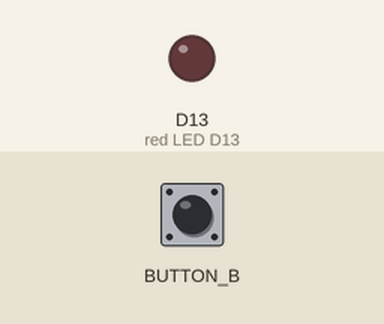
A program run on a simulated Circuit Playground running CircuitPython. Parts: output pins drawn as LEDs (lit = HIGH). The inputs (shaded band) are chosen by the test bench.

Above: at 1.2 s.
1.3 s: button B pressed for 0.15 s
At 1.37 s:
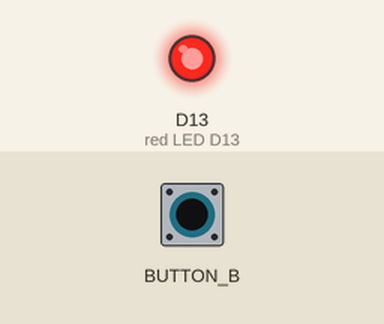
2.9 s: button B pressed for 3.2 s
At 6.7 s:
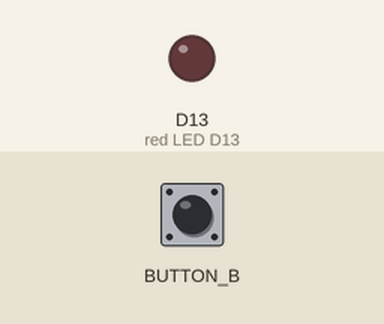
Timing chart, 0 to 8.2 s (numbered marks = the images above; inputs shaded):
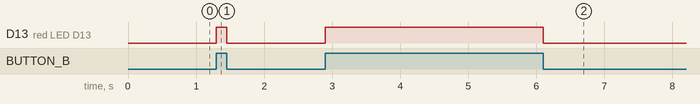

Measured:
- after the input at 1.3 s, D13 (red LED D13): LOW → HIGH at once, → LOW 0.15 s later
- after the input at 2.9 s, D13 (red LED D13): LOW → HIGH at once, → LOW 3.2 s later

The program:

cpx_button_b.py
```python
"""This example turns the little red LED on only while button B is currently being pressed."""
from adafruit_circuitplayground.express import cpx

while True:
    if cpx.button_b:
        cpx.red_led = True
    else:
        cpx.red_led = False

# Can also be written as:
#    cpx.red_led = cpx.button_b
```
